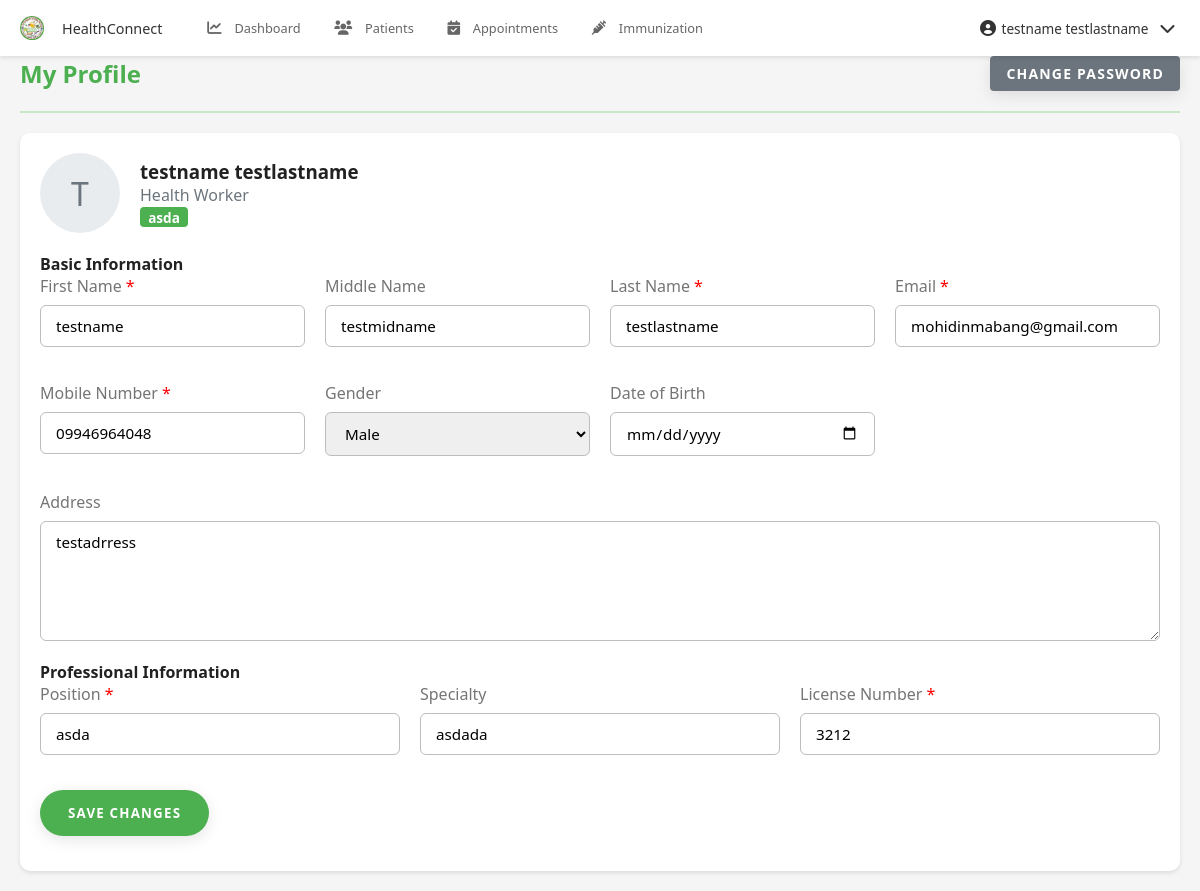
Page /pages/health_worker/profile.php (signed in) on the committed database.
### tables this page shows
CREATE TABLE `users` (
  `user_id` int(11) NOT NULL,
  `role_id` int(11) DEFAULT NULL,
  `username` varchar(50) NOT NULL,
  `email` varchar(100) NOT NULL,
  `password` varchar(255) NOT NULL,
  `mobile_number` varchar(20) DEFAULT NULL,
  `first_name` varchar(100) NOT NULL,
  `middle_name` varchar(100) DEFAULT NULL,
  `last_name` varchar(100) NOT NULL,
  `gender` enum('Male','Female','Other') DEFAULT NULL,
  `date_of_birth` date DEFAULT NULL,
  `address` text DEFAULT NULL,
  `profile_picture` varchar(255) DEFAULT NULL,
  `is_active` tinyint(1) DEFAULT 1,
  `last_login` datetime DEFAULT NULL,
  `otp` varchar(6) DEFAULT NULL,
  `otp_expiry` datetime DEFAULT NULL,
  `created_at` timestamp NOT NULL DEFAULT current_timestamp(),
  `updated_at` timestamp NOT NULL DEFAULT current_timestamp() ON UPDATE current_timestamp()
);

CREATE TABLE `health_workers` (
  `health_worker_id` int(11) NOT NULL,
  `user_id` int(11) DEFAULT NULL,
  `position` varchar(100) DEFAULT NULL,
  `license_number` varchar(50) DEFAULT NULL,
  `specialty` varchar(100) DEFAULT NULL,
  `created_at` timestamp NOT NULL DEFAULT current_timestamp(),
  `updated_at` timestamp NOT NULL DEFAULT current_timestamp() ON UPDATE current_timestamp()
);

### pages/health_worker/profile.php (the view, shortened to what this page needs)
<?php
$database = new Database();
$conn = $database->getConnection();
try {
    $user_query = "SELECT u.* FROM users u WHERE u.user_id = :user_id";
    $stmt = $conn->prepare($user_query);
    $stmt->execute([':user_id' => $_SESSION['user_id']]);
    $user = $stmt->fetch(PDO::FETCH_ASSOC);
    $role_query = "SELECT * FROM health_workers WHERE user_id = :user_id";
    $stmt = $conn->prepare($role_query);
    $stmt->execute([':user_id' => $_SESSION['user_id']]);
    $role_details = $stmt->fetch(PDO::FETCH_ASSOC);
} catch (Exception $e) {
    $error_message = "Error loading profile: " . $e->getMessage();
}
?>
<!DOCTYPE html>
<html lang="en">
<head>
    <?php include '../../includes/header_links.php'; ?>
</head>
<body>
    <?php include '../../includes/navbar.php'; ?>
    <div class="container">
        <div class="dashboard-header">
            <h2>My Profile</h2>
            <div>
                <a href="change_password.php" class="btn btn-secondary">Change Password</a>
            </div>
        </div>
        <form method="POST" class="profile-section">
            <div class="profile-header">
                <div class="profile-avatar">
                    <?php echo strtoupper(substr($user['first_name'], 0, 1)); ?>
                </div>
                <div>
                    <h3><?php echo htmlspecialchars($user['first_name'] . ' ' . $user['last_name']); ?></h3>
                    <p class="text-muted">Health Worker</p>
                    <?php if (!empty($role_details['position'])): ?>
                        <p class="badge badge-primary"><?php echo htmlspecialchars($role_details['position']); ?></p>
                    <?php endif; ?>
                </div>
            </div>
            <h4>Basic Information</h4>
            <div class="form-row">
                <div class="form-group">
                    <label class="required" for="first_name">First Name</label>
                    <input type="text" id="first_name" name="first_name" class="form-control"
                           value="<?php echo htmlspecialchars($user['first_name']); ?>" required>
                </div>
                <div class="form-group">
                    <label for="middle_name">Middle Name</label>
                    <input type="text" id="middle_name" name="middle_name" class="form-control"
                           value="<?php echo htmlspecialchars($user['middle_name']); ?>">
                </div>
                <div class="form-group">
                    <label class="required" for="last_name">Last Name</label>
                    <input type="text" id="last_name" name="last_name" class="form-control"
                           value="<?php echo htmlspecialchars($user['last_name']); ?>" required>
                </div>
                <div class="form-group">
                    <label class="required" for="email">Email</label>
                    <input type="email" id="email" name="email" class="form-control"
                           value="<?php echo htmlspecialchars($user['email']); ?>" required>
                </div>
                <div class="form-group">
                    <label class="required" for="mobile_number">Mobile Number</label>
                    <input type="tel" id="mobile_number" name="mobile_number" class="form-control"
                           value="<?php echo htmlspecialchars($user['mobile_number']); ?>" required>
                </div>
                <div class="form-group">
                    <label for="gender">Gender</label>
                    <select id="gender" name="gender" class="form-control">
                        <option value="Male" <?php echo $user['gender'] === 'Male' ? 'selected' : ''; ?>>Male</option>
                    </select>
                </div>
                <div class="form-group">
                    <label for="date_of_birth">Date of Birth</label>
                    <input type="date" id="date_of_birth" name="date_of_birth" class="form-control"
                           value="<?php echo htmlspecialchars($user['date_of_birth']); ?>">
                </div>
            </div>
            <div class="form-group">
                <label for="address">Address</label>
                <textarea id="address" name="address" class="form-control" rows="3"><?php echo htmlspecialchars($user['address']); ?></textarea>
            </div>
            <h4>Professional Information</h4>
            <div class="form-row">
                <div class="form-group">
                    <label class="required" for="position">Position</label>
                    <input type="text" id="position" name="position" class="form-control"
                           value="<?php echo htmlspecialchars($role_details['position']); ?>" required>
                </div>
                <div class="form-group">
                    <label for="specialty">Specialty</label>
                    <input type="text" id="specialty" name="specialty" class="form-control"
                           value="<?php echo htmlspecialchars($role_details['specialty']); ?>">
                </div>
                <div class="form-group">
                    <label class="required" for="license_number">License Number</label>
                    <input type="text" id="license_number" name="license_number" class="form-control"
                           value="<?php echo htmlspecialchars($role_details['license_number']); ?>" required>
                </div>
            </div>
            <div class="form-group text-right">
                <button type="submit" class="btn btn-primary">Save Changes</button>
            </div>
        </form>
    </div>
</body>
</html>

### assets/css/style.css (style rules this page uses)
:root { --primary-color: #4CAF50; --primary-dark: #388E3C; --primary-light: #C8E6C9; --accent-color: #FF5722; --text-primary: #212121; --text-secondary: #757575; --divider-color: #BDBDBD; --background-color: #F5F5F5; --white: #FFFFFF; --error: #F44336; --warning: #FFC107; --info: #2196F3; --success: #4CAF50; }
* { margin: 0; padding: 0; box-sizing: border-box; font-family: 'Poppins', 'Segoe UI', Arial, sans-serif; }
html, body { height: 100%; background-color: var(--background-color); color: var(--text-primary); font-size: 16px; overflow-x: hidden; }
a { color: var(--primary-dark); text-decoration: none; transition: color 0.3s ease; }
.container { width: 100%; max-width: 1200px; margin: 0 auto; padding: 0 20px; }
.btn { display: inline-block; padding: 14px 28px; background-color: var(--primary-color); color: var(--white); border-radius: 30px; font-weight: 600; text-transform: uppercase; letter-spacing: 1.2px; transition: all 0.3s ease; cursor: pointer; border: none; box-shadow: 0 4px 15px rgba(0,0,0,0.1); }
.form-group { margin-bottom: 20px; }
.form-group label { display: block; margin-bottom: 8px; font-weight: 500; color: var(--text-primary); }
.form-control { width: 100%; padding: 12px 15px; border: 1px solid var(--divider-color); border-radius: 4px; font-size: 1rem; transition: border-color 0.3s ease, box-shadow 0.3s ease; }
textarea.form-control { resize: vertical; min-height: 120px; }
.form-row { display: flex; gap: 20px; margin-bottom: 0; }
.form-group { margin-bottom: 25px; flex: 1; }
.form-control { width: 100%; padding: 15px; border: 1px solid #e0e0e0; border-radius: 8px; font-size: 1rem; transition: all 0.3s ease; }
.dashboard-header { display: flex; justify-content: space-between; align-items: center; margin-bottom: 30px; }
.dashboard-header h2 { color: var(--primary-color); }
.dashboard-header { display: flex; justify-content: space-between; align-items: center; margin-bottom: 30px; padding-bottom: 20px; border-bottom: 2px solid var(--primary-light); }
.form-group { margin-bottom: 15px; }
.form-group label { display: block; margin-bottom: 8px; color: var(--text-primary); font-weight: 500; }
.form-control { width: 100%; padding: 10px 15px; border: 1px solid var(--divider-color); border-radius: 6px; font-size: 0.95rem; transition: border-color 0.3s ease; }
.form-group label { display: block; margin-bottom: 8px; color: var(--text-secondary); font-weight: 500; }
.badge { display: inline-block; padding: 0.25em 0.6em; font-size: 0.85em; font-weight: 700; line-height: 1; text-align: center; white-space: nowrap; vertical-align: baseline; border-radius: 0.25rem; }
.badge-primary { color: #fff; background-color: #4CAF50; }
.text-muted { color: #6c757d !important; }
body { padding-top: 60px; padding-bottom: 70px; }

### pages/health_worker/profile.php (style rules this page uses)
.profile-section { background: #fff; border-radius: 10px; padding: 20px; margin-bottom: 20px; box-shadow: 0 2px 4px rgba(0,0,0,0.1); }
.profile-header { display: flex; align-items: center; margin-bottom: 20px; }
.profile-avatar { width: 80px; height: 80px; border-radius: 50%; background: #e9ecef; display: flex; align-items: center; justify-content: center; margin-right: 20px; font-size: 2em; color: #6c757d; }
.form-row { display: grid; grid-template-columns: repeat(auto-fit, minmax(250px, 1fr)); gap: 20px; margin-bottom: 20px; }
.required::after { content: "*"; color: red; margin-left: 4px; }
.dashboard-header { display: flex; justify-content: space-between; align-items: center; margin-bottom: 20px; }
.btn-secondary { background-color: #6c757d; color: white; padding: 8px 16px; text-decoration: none; border-radius: 4px; border: none; font-size: 14px; }

### includes/navbar.php (style rules this page uses)
body { padding-top: 48px; padding-bottom: 56px; }
@media (min-width: 769px) { body { padding-bottom: 0; } }
@media (min-width: 769px) { body { padding-top: 56px; } }

### rows in the picture
users: first_name "T", first_name+last_name "testname testlastname", first_name "testname", middle_name "testmidname", last_name "testlastname", email "mohidinmabang@gmail.com", mobile_number "09946964048", gender "Male", address "testadrress"
health_workers: position "asda", specialty "asdada", license_number "3212"

### other values in the picture
$_SESSION['name'] "testname testlastname"
